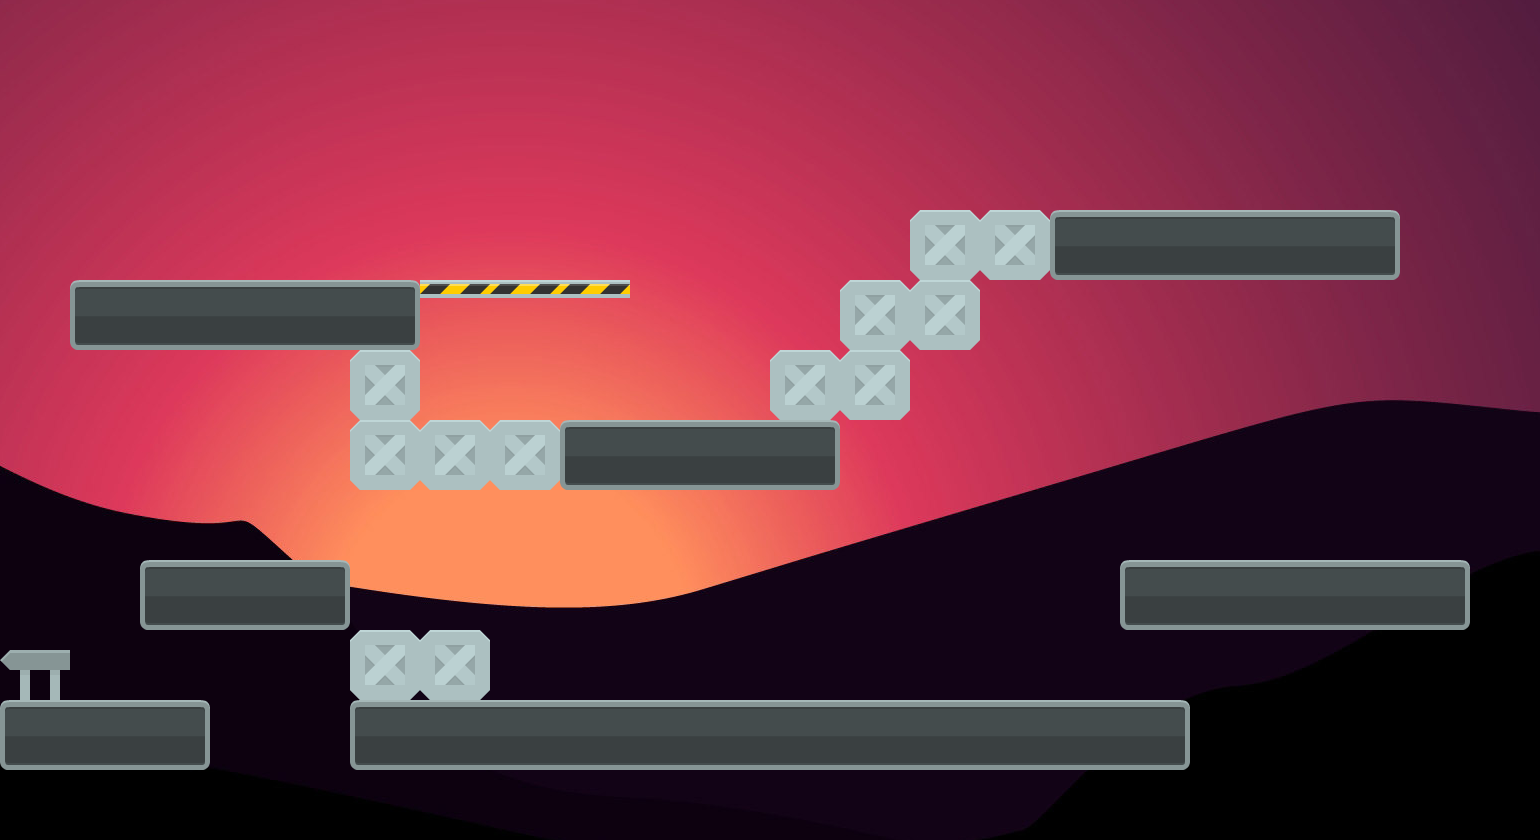

A level layout from a 2D game, rendered from its tile map. Below: a short description, then the map file with tile-grid data replaced by summaries:
An orthogonal 22x12 tile map with 70x70 px tiles, 2 tile layers (Background, Desen Katmanı 1), 2 tilesets and 24 objects (4x enemy, player, end).

<map version="1.8" tiledversion="1.8.4" orientation="orthogonal" renderorder="right-down" width="22" height="12" tilewidth="70" tileheight="70" infinite="0" nextlayerid="4" nextobjectid="26">
 <tileset firstgid="1" source="PlatformTiles.tsx" />
 <tileset firstgid="113" source="Background.tsx" />
 <objectgroup id="2" name="objects">
  <object id="1" x="70" y="70">
   <polygon points="0,0 0,420 -70,420 -70,0" />
  </object>
  <object id="2" x="0" y="0">
   <polygon points="0,0 0,70 1540,70 1540,0" />
  </object>
  <object id="3" x="1470" y="70">
   <polygon points="0,0 0,770 70,770 70,0" />
  </object>
  <object id="4" x="0" y="770">
   <polygon points="0,0 1470,0 1470,70 0,70" />
  </object>
  <object id="5" x="70" y="280">
   <polygon points="0,0 350,0 350,70 0,70" />
  </object>
  <object id="6" x="420" y="280">
   <polygon points="0,0 210,0 209.333,18.6667 0,17.3333" />
  </object>
  <object id="7" x="770" y="350">
   <polygon points="0,0 0,70 140,70 140,0" />
  </object>
  <object id="8" x="840" y="280">
   <polygon points="0,0 0,70 140,70 140,0" />
  </object>
  <object id="9" x="910" y="210">
   <polygon points="0,0 140,0 140,70 0,70" />
  </object>
  <object id="10" x="1050" y="210">
   <polygon points="0,0 350,0 350,70 0,70" />
  </object>
  <object id="11" x="1120" y="560">
   <polygon points="0,0 0,70 350,70 350,0" />
  </object>
  <object id="12" x="140" y="560">
   <polygon points="0,0 210,0 210,70 0,70" />
  </object>
  <object id="13" x="0" y="700">
   <polygon points="0,0 210,0 210,70 0,70" />
  </object>
  <object id="14" x="350" y="630">
   <polygon points="0,0 140,0 140,70 0,70" />
  </object>
  <object id="15" x="350" y="350">
   <polygon points="0,0 70,0 70,70 0,70" />
  </object>
  <object id="16" x="350" y="420">
   <polygon points="0,0 210,0 210,70 0,70" />
  </object>
  <object id="17" x="560" y="420">
   <polygon points="0,0 280,0 280,70 70,70 0,70" />
  </object>
  <object id="18" x="350" y="700">
   <polygon points="0,0 840,0 840,70 0,70" />
  </object>
  <object id="19" name="player" x="210" y="210" width="70" height="70" />
  <object id="20" name="enemy" x="1120" y="140" width="70" height="70" />
  <object id="21" name="enemy" x="1190" y="490" width="70" height="70" />
  <object id="22" name="enemy" x="700" y="630" width="70" height="70" />
  <object id="23" name="enemy" x="210" y="490" width="70" height="70" />
  <object id="24" name="end" x="0" y="630" width="70" height="70" />
 </objectgroup>
 <layer id="3" name="Background" width="22" height="12">
  <data>[264 cells, 264 non-empty, 264 distinct tile ids]</data>
 </layer>
 <layer id="1" name="Desen Katmanı 1" width="22" height="12">
  <data>[264 cells, 53 non-empty, 6 distinct tile ids]</data>
 </layer>
</map>
